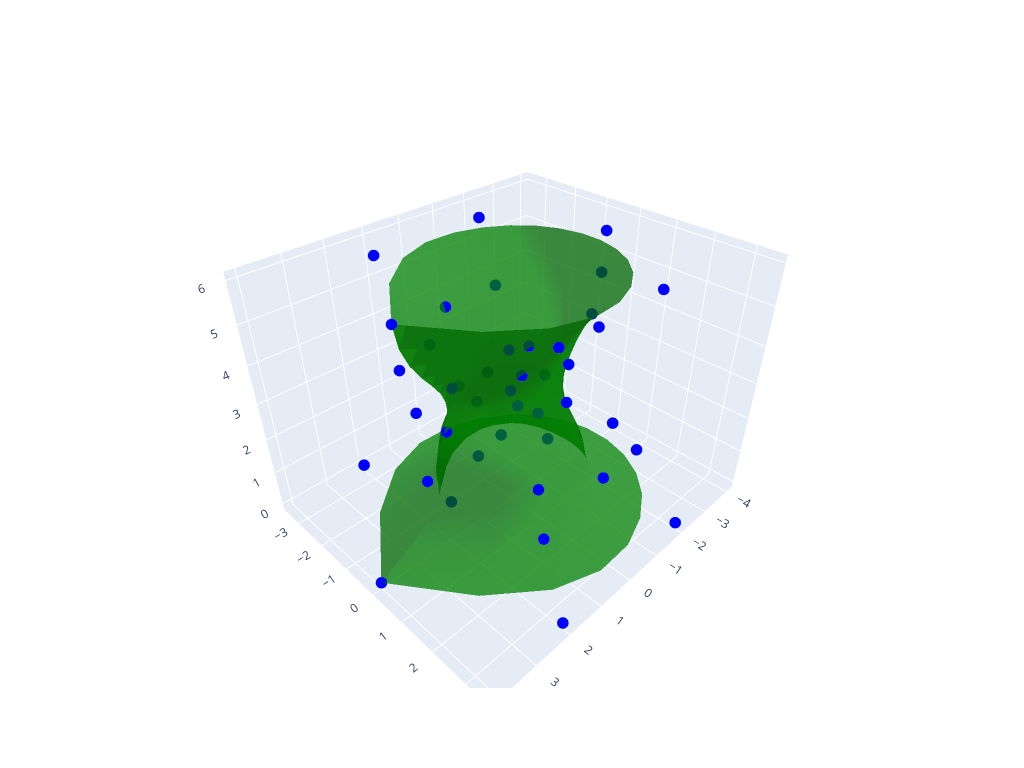

The cell this chart's notebook holds for it:
### Code cell
surf = BSpline.Surface()
surf.degree_u = 3
surf.degree_v = 3
surf.ctrlpts2d = allVerticesInner
surf.knotvector_u = utilities.generate_knot_vector(surf.degree_u, surf.ctrlpts_size_u)
surf.knotvector_v = utilities.generate_knot_vector(surf.degree_v, surf.ctrlpts_size_v)

surf.vis = vis.VisSurface(ctrlpts=True, legend=False)
print("Generating visualization, please wait...")
surf.render(colormap=cm.terrain)

### Figure 1 — Plotly figure (JSON) as saved in the notebook; plotly's stock layout.template omitted (floating-point values rounded to 4 significant figures; data arrays with more than 128 entries replaced by an {"elided": "..."} marker saying what was removed)
{"data": [{"marker": {"color": "blue", "size": 4}, "mode": "markers", "name": "control points", "type": "scatter3d", "x": [4, 2.0, -2.0, -4, -2.0, 2.0, 4, 1.936, 1.293, -1.104, -1.259, -0.5396, 0.4261, 1.936, 2.537, 1.061, -1.442, -0.8716, -1.239, 1.192, 2.537, 1.932, 0.2345, -0.6213, -1.084, -0.06838, 0.6307, 1.932, 1.723, 0.3858, -0.6217, -2.687, -0.1371, 0.9489, 1.723, 2.94, 0.6262, -0.9112, -2.937, -0.7275, 0.7347, 2.94, 3, 1.5, -1.5, -3, -1.5, 1.5, 3], "y": [0, 3.464, 3.464, 4.899e-16, -3.464, -3.464, -9.797e-16, 0, 2.239, 1.913, 1.542e-16, -0.9346, -0.7379, 0, 0, 1.837, 2.498, 1.067e-16, -2.146, -2.065, 0, 0, 0.4061, 1.076, 1.327e-16, -0.1184, -1.092, 0, 0, 0.6682, 1.077, 3.291e-16, -0.2375, -1.644, 0, 0, 1.085, 1.578, 3.597e-16, -1.26, -1.273, 0, 0, 2.598, 2.598, 3.674e-16, -2.598, -2.598, -7.348e-16], "z": [0, 0, 0, 0, 0, 0, 0, 1, 1, 1, 1, 1, 1, 1, 2, 2, 2, 2, 2, 2, 2, 3, 3, 3, 3, 3, 3, 3, 4, 4, 4, 4, 4, 4, 4, 5, 5, 5, 5, 5, 5, 5, 6, 6, 6, 6, 6, 6, 6]}, {"color": "green", "i": {"elided": "722 int values"}, "j": {"elided": "722 int values"}, "k": {"elided": "722 int values"}, "name": "surface", "opacity": 0.75, "type": "mesh3d", "x": {"elided": "400 float values"}, "y": {"elided": "400 float values"}, "z": {"elided": "400 float values"}}], "layout": {"autosize": false, "height": 768, "scene": {"aspectmode": "data", "xaxis": {"showgrid": true, "showline": true, "showticklabels": true, "title": {"text": ""}, "zeroline": true}, "yaxis": {"showgrid": true, "showline": true, "showticklabels": true, "title": {"text": ""}, "zeroline": true}, "zaxis": {"showgrid": true, "showline": true, "showticklabels": true, "title": {"text": ""}, "zeroline": true}}, "showlegend": false, "width": 1024}}
